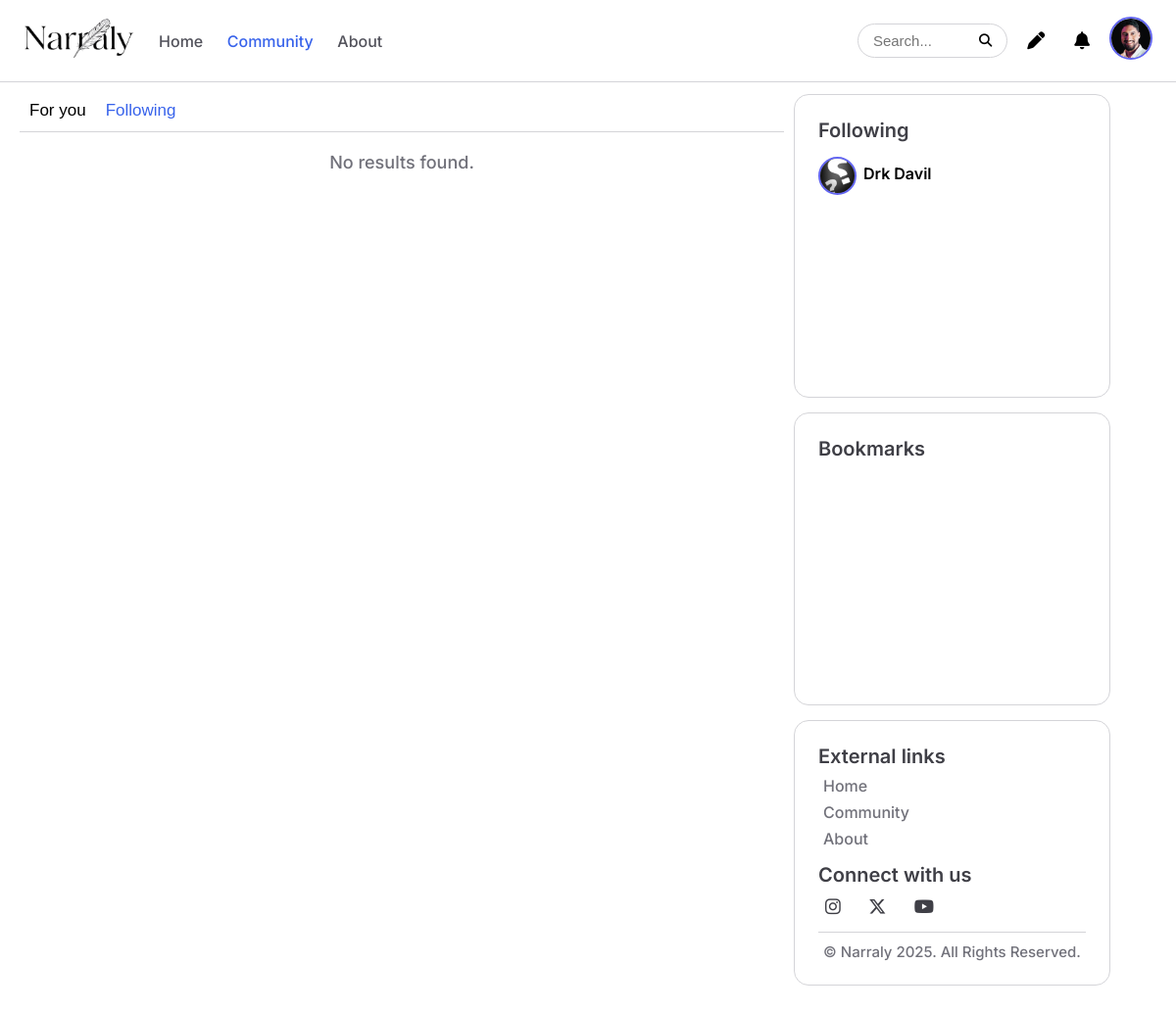
The page /Community/Follow (signed in) on the database its author committed.
### home/models.py (models this page shows, shortened)
class Profile(models.Model):
    uid = models.BigAutoField(primary_key=True)
    username = models.CharField(max_length=255)
    name = models.CharField(max_length=255)
    image = models.ImageField(upload_to='uimages/',null=True)
    email = models.CharField(max_length=255)
    profilbio = models.TextField()
    twitter = models.CharField(max_length=255)
    instagram = models.CharField(max_length=255)
    github = models.CharField(max_length=255)
    youtube = models.CharField(max_length=255)

class Follow(models.Model):
    fid=models.BigAutoField(primary_key=True)
    follower = models.ForeignKey(Profile, on_delete=models.CASCADE,related_name='following_set')
    following = models.ForeignKey(Profile, on_delete=models.CASCADE,related_name='followers_set')
    fdate = models.DateTimeField(auto_now_add=True)

### home/views.py (the view, shortened to what this page needs)
# urls.py: path('Community/Follow',views.sercommf,name="sercommf"),
def sercommf(request):
    if request.user.is_authenticated:
        username = request.user.username
        current_user = request.user.username
        cprofile = get_object_or_404(Profile, username=current_user)
        data = Profile.objects.filter(username=username)
        data1=Member.objects.filter(username=username)
        follow=Follow.objects.filter(follower=cprofile)
        posts = []
        fprofile = None
        bwid = None
        query = None
        susername = None
        if follow.exists():
            for i in follow:
                folluser=i.following.username
            fprofile = get_object_or_404(Profile, username=folluser)
            posts = Blogwrite.objects.filter(author=fprofile).order_by('-created_at')
            for j in posts:
                bwid=j.bwid
                susername=j.author.username
        for j in posts:
            j.is_saved = Save.objects.filter(susername=cprofile, bwid=j).exists()
        data5 = Save.objects.filter(susername=cprofile)
        sbwids = [i.bwid for i in data5]
        data6 = Blogwrite.objects.filter(bwid__in=[b.bwid for b in sbwids])
        for j in data6:
                ssusername=j.author.username
        save = []
        query = request.GET.get('q', '')
        results = []
        if query:
            results = Blogwrite.objects.filter(Q(author=fprofile) & (Q(title__icontains=query) | Q(content__icontains=query) | Q(author__username__icontains=query) | Q(author__name__icontains=query))).order_by('-created_at')
        else:
            results = []
        context={
                'bwid':bwid,
                'data':data,
                'data1':data1,
                'save':save,
                'follow':follow,
                'query': query,
                'results': results,
            }
        if request.method == "POST":
            qquery = request.POST.get('query', '')
            sercomm = request.POST.get('sercomm')
            sercommf = request.POST.get('sercommf')
            if sercomm == 'sercomm':
                return redirect(f"{reverse('sercomm')}?q={qquery}")
            if sercommf == 'sercommf':
                return redirect(f"{reverse('sercommf')}?q={qquery}")
        else:
            return render (request,'../templates/sercommf.html',context)
    else:
        return redirect('register')

### home/templates/sercommf.html (shortened to what this page needs)
{% load static %}
<!DOCTYPE html>
<html lang="en">
<head>
    <link rel="stylesheet" href="https://cdnjs.cloudflare.com/ajax/libs/font-awesome/6.7.2/css/all.min.css"
 />
    <link rel="stylesheet" href="../static/community.css">
</head>
<body>
    <header>
        <nav class="nav">
            <div class="nav-left">
                <div class="nl-img">
                    <a href="{% url 'home' %}">
                        <img src="../static/image/nav/logom.png" alt="">
                    </a>
                </div>
                <div class="nl-text">
                    <a class="nla" href="{% url 'home' %}">Home</a>
                    <a class="nla" id="c" href="{% url 'community' %}">Community</a>
                    <a class="nla" href="{% url 'about' %}">About</a>
                </div>
            </div>
            <div class="nav-right">
                <form method="GET" action="{% url 'sercomm' %}">
                    <input type="text" name="q" placeholder="Search..." value="{{query}}" required>
                    <button type="submit"><i class="fa-solid fa-magnifying-glass"></i></button>
                </form>
                <a href="{% url 'writeblog' %}"><i class="fa fa fa-pen"></i></a>
                <a href="{% url 'notification' %}"><i class="fa fa fa-bell"></i></a>
                {% for i in data %}
                <div class="imgwrp">
                    <div class="{% if data1 %} nr-imgg {%else%} nr-img {%endif%}">
                        {% if i.image %}
                        <img src="{{ i.image.url }}" alt="" id="toggleBtn">
                        {% else %}
                        <span class="nr-text" id="toggleBtn">IMG</span>
                        {% endif %}
                    </div>
                </div>
                {% endfor %}
            </div>
        </nav>
    </header>
    <main class="main">
        <section class="left">
           <div class="l-top">
                <form method="post" action="{% url 'sercomm'%}">
                    <button >For you </button>
                </form>
                <form method="post" action="{% url 'sercommf'%}">
                    <button class="c"> Following </button>
                </form>
            </div>
            {% if results %}
            {% for i in results %}
            <div class="l-bot">
                <div class="blog-top">
                    <a href="{% url 'feedprofile' i.author.uid %}">
                        <div class="acc-img">
                             {% if i.author.image %}
                            <img src="{{ i.author.image.url }}" alt="">
                            {% else %}
                            <span class="nr-text">IMG</span>
                            {%endif%}
                        </div>
                    </a>
                    <div class="acc-name">
                        <a href="{% url 'feedprofile' i.author.uid %}">
                            {%if i.author.name%}
                            <p>{{i.author.name}}</p>
                            {%else%}
                            <p>{{i.author.username}}</p>
                            {%endif%}
                        </a>
                    </div>
                    <div class="acc-time">
                        <p>{{i.created_at|timesince}} ago</p>
                    </div>
                </div>
                <div class="blog-bot">
                    <div class="blog-about">
                        <div class="b-heding">
                            <a href="{% url 'blog' i.bwid %}">
                                <h2>
                                    {{i.title}}
                                </h2>
                            </a>
                        </div>
                        <div class="b-des">
                            {{i.content|safe}}
                        </div>
                    </div>
                    <div class="blog-img">
                        <div class="b-img">
                            {%if i.cimage%}
                            <img src="{{ i.cimage.url }}" alt="">
                            {%endif%}
                        </div>
                        <div class="book-m">
                            <form method="post" action="{% url 'save' i.bwid%}">
                                {% csrf_token %}
                                <input type="hidden" name="bwid" value="{{ i.bwid }}">
                                <input type="hidden" name="sercommf" value="sercommf">
                                <input type="hidden" name="query" value="{{query}}">
                                <button class="save-btn {% if i.is_saved %}save{% endif %}">
                                    <i
                                        class="fa{% if i.is_saved %} -solid{% else %}-regular{% endif %} fa-bookmark"></i>
                                </button>
                            </form>
                        </div>
                    </div>
                </div>
            </div>
            {% endfor %}
            {% else %}
            <p class="nore">No results found.</p>
            {%endif%}
        </section>
        <aside class="right">
            <div class="following">
                <a href="{% url 'ufollowing' %}">
                    <div class="f-heding">
                        <h2>Following</h2>
                    </div>
                </a>
                {% for i in follow %}
                <div class="foll-acount">
                    <div class="{% if data1 %} fa-img {%else%}fa-imgg{%endif%}">
                        {% if i.following.image %}
                        <img src="{{ i.following.image.url }}" alt="">
                        {% else %}
                        <span class="nr-text">IMG</span>
                        {%endif%}
                    </div>
                    <div class="fa-name">
                        <a href="{% url 'feedprofile' i.following.uid %}">
                            {%if i.following.name%}
                            <p>{{i.following.name}}</p>
                            {%else%}
                            <p>{{i.following.username}}</p>
                            {%endif%}
                        </a>
                    </div>
                </div>
                {%endfor%}
            </div>
            <div class="bookmark">
                <a href="{% url 'bookmark' %}">
                    <div class="b-heding">
                        <h2>Bookmarks</h2>
                    </div>
                </a>
            </div>
            <div class="extra-link">
                <div class="exl-heding">
                    <h2>External links</h2>
                </div>
                <div class="exl-link">
                    <a href="{% url 'home' %}">Home</a>
                    <a href="{% url 'community' %}">Community</a>
                    <a href="{% url 'about' %}">About</a>
                </div>
                <div class="exl-cont">
                    <div class="exlc-hedi">
                        <h2>Connect with us</h2>
                    </div>
                    <div class="exlc-icon">
                        <a href=""><i class="fa-brands fa-instagram"></i></a>
                        <a href=""><i class="fa-brands fa-x-twitter"></i></a>
                        <a href=""><i class="fa-brands fa-youtube"></i></a>
                    </div>
                </div>
                <div class="exl-copy">
                    <p>© Narraly 2025. All Rights Reserved.</p>
                </div>
            </div>
        </aside>
    </main>
</body>
</html>

### rows shown on the page
Profile: image (picture)
Follow: following.image (picture), following.name "Drk Davil"
